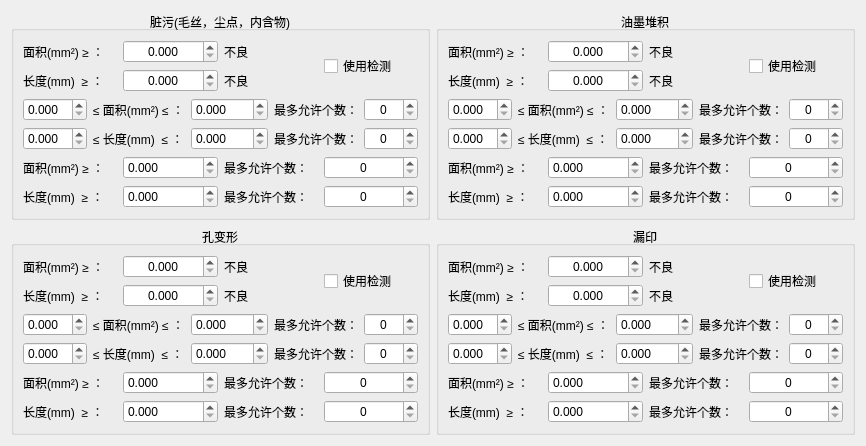
     <widget class="QWidget" name="tab_2">
      <attribute name="title">
       <string>5脏污，6油墨堆积，7孔变形，8漏印</string>
      </attribute>
      <layout class="QVBoxLayout" name="verticalLayout_14">
       <item>
        <layout class="QGridLayout" name="gridLayout_6">
         <item row="0" column="0">
          <widget class="QGroupBox" name="groupBox_5">
           <property name="title">
            <string>脏污(毛丝，尘点，内含物)</string>
           </property>
           <property name="alignment">
            <set>Qt::AlignCenter</set>
           </property>
           <layout class="QVBoxLayout" name="verticalLayout_5">
            <item>
             <layout class="QGridLayout" name="gridLayout_15">
              <item row="0" column="0">
               <widget class="QLabel" name="label_9">
                <property name="text">
                 <string>面积(mm²) ≥ ：</string>
                </property>
               </widget>
              </item>
              <item row="0" column="1">
               <widget class="QDoubleSpinBox" name="Smirch_area_max">
                <property name="alignment">
                 <set>Qt::AlignCenter</set>
                </property>
                <property name="decimals">
                 <number>3</number>
                </property>
                <property name="maximum">
                 <double>9999.000000000000000</double>
                </property>
               </widget>
              </item>
              <item row="0" column="2">
               <widget class="QLabel" name="label_10">
                <property name="text">
                 <string>不良</string>
                </property>
               </widget>
              </item>
              <item row="1" column="0">
               <widget class="QLabel" name="label_16">
                <property name="text">
                 <string>长度(mm)  ≥ ：</string>
                </property>
               </widget>
              </item>
              <item row="1" column="1">
               <widget class="QDoubleSpinBox" name="Smirch_len_max">
                <property name="alignment">
                 <set>Qt::AlignCenter</set>
                </property>
                <property name="decimals">
                 <number>3</number>
                </property>
                <property name="maximum">
                 <double>9999.000000000000000</double>
                </property>
               </widget>
              </item>
              <item row="1" column="2">
               <widget class="QLabel" name="label_17">
                <property name="text">
                 <string>不良</string>
                </property>
               </widget>
              </item>
              <item row="0" column="3" rowspan="2">
               <widget class="QCheckBox" name="Smirch_enable">
                <property name="text">
                 <string>使用检测</string>
                </property>
               </widget>
              </item>
             </layout>
            </item>
            <item>
             <layout class="QGridLayout" name="gridLayout_16">
              <item row="0" column="0">
               <widget class="QDoubleSpinBox" name="Smirch_ch_area_min">
                <property name="decimals">
                 <number>3</number>
                </property>
               </widget>
              </item>
              <item row="0" column="1">
               <widget class="QLabel" name="label_18">
                <property name="text">
                 <string>≤ 面积(mm²) ≤ ：</string>
                </property>
               </widget>
              </item>
              <item row="0" column="2">
               <widget class="QDoubleSpinBox" name="Smirch_ch_area_max">
                <property name="decimals">
                 <number>3</number>
                </property>
                <property name="maximum">
                 <double>9999.000000000000000</double>
                </property>
               </widget>
              </item>
              <item row="0" column="3">
               <widget class="QLabel" name="label_19">
                <property name="text">
                 <string>最多允许个数：</string>
                </property>
               </widget>
              </item>
              <item row="0" column="4">
               <widget class="QSpinBox" name="Smirch_ch_area_number">
                <property name="alignment">
                 <set>Qt::AlignCenter</set>
                </property>
                <property name="maximum">
                 <number>9999</number>
                </property>
               </widget>
              </item>
              <item row="1" column="0">
               <widget class="QDoubleSpinBox" name="Smirch_ch_len_min">
                <property name="decimals">
                 <number>3</number>
                </property>
               </widget>
              </item>
              <item row="1" column="1">
               <widget class="QLabel" name="label_52">
                <property name="text">
                 <string>≤ 长度(mm)  ≤ ：</string>
                </property>
               </widget>
              </item>
              <item row="1" column="2">
               <widget class="QDoubleSpinBox" name="Smirch_ch_len_max">
                <property name="decimals">
                 <number>3</number>
                </property>
                <property name="maximum">
                 <double>9999.000000000000000</double>
                </property>
               </widget>
              </item>
              <item row="1" column="3">
               <widget class="QLabel" name="label_53">
                <property name="text">
                 <string>最多允许个数：</string>
                </property>
               </widget>
              </item>
              <item row="1" column="4">
               <widget class="QSpinBox" name="Smirch_ch_len_number">
                <property name="alignment">
                 <set>Qt::AlignCenter</set>
                </property>
                <property name="maximum">
                 <number>9999</number>
                </property>
               </widget>
              </item>
             </layout>
            </item>
            <item>
             <layout class="QGridLayout" name="gridLayout_17">
              <item row="0" column="0">
               <widget class="QLabel" name="label_20">
                <property name="text">
                 <string>面积(mm²) ≥ ：</string>
                </property>
               </widget>
              </item>
              <item row="0" column="1">
               <widget class="QDoubleSpinBox" name="Smirch_ch_sec_area_max">
                <property name="decimals">
                 <number>3</number>
                </property>
                <property name="maximum">
                 <double>9999.000000000000000</double>
                </property>
               </widget>
              </item>
              <item row="0" column="2">
               <widget class="QLabel" name="label_21">
                <property name="text">
                 <string>最多允许个数：</string>
                </property>
               </widget>
              </item>
              <item row="0" column="3">
               <widget class="QSpinBox" name="Smirch_ch_sec_area_number">
                <property name="alignment">
                 <set>Qt::AlignCenter</set>
                </property>
                <property name="maximum">
                 <number>9999</number>
                </property>
               </widget>
              </item>
              <item row="1" column="0">
               <widget class="QLabel" name="label_56">
                <property name="text">
                 <string>长度(mm)  ≥ ：</string>
                </property>
               </widget>
              </item>
              <item row="1" column="1">
               <widget class="QDoubleSpinBox" name="Smirch_ch_sec_len_max">
                <property name="decimals">
                 <number>3</number>
                </property>
                <property name="maximum">
                 <double>9999.000000000000000</double>
                </property>
               </widget>
              </item>
              <item row="1" column="2">
               <widget class="QLabel" name="label_57">
                <property name="text">
                 <string>最多允许个数：</string>
                </property>
               </widget>
              </item>
              <item row="1" column="3">
               <widget class="QSpinBox" name="Smirch_ch_sec_len_number">
                <property name="alignment">
                 <set>Qt::AlignCenter</set>
                </property>
                <property name="maximum">
                 <number>9999</number>
                </property>
               </widget>
              </item>
             </layout>
            </item>
           </layout>
          </widget>
         </item>
         <item row="0" column="1">
          <widget class="QGroupBox" name="groupBox_6">
           <property name="title">
            <string>油墨堆积</string>
           </property>
           <property name="alignment">
            <set>Qt::AlignCenter</set>
           </property>
           <layout class="QVBoxLayout" name="verticalLayout_6">
            <item>
             <layout class="QGridLayout" name="gridLayout_18">
              <item row="0" column="0">
               <widget class="QLabel" name="label_60">
                <property name="text">
                 <string>面积(mm²) ≥ ：</string>
                </property>
               </widget>
              </item>
              <item row="0" column="1">
               <widget class="QDoubleSpinBox" name="AccuLnk_area_max">
                <property name="alignment">
                 <set>Qt::AlignCenter</set>
                </property>
                <property name="decimals">
                 <number>3</number>
                </property>
                <property name="maximum">
                 <double>9999.000000000000000</double>
                </property>
               </widget>
              </item>
              <item row="0" column="2">
               <widget class="QLabel" name="label_61">
                <property name="text">
                 <string>不良</string>
                </property>
               </widget>
              </item>
              <item row="1" column="0">
               <widget class="QLabel" name="label_62">
                <property name="text">
                 <string>长度(mm)  ≥ ：</string>
                </property>
               </widget>
              </item>
              <item row="1" column="1">
               <widget class="QDoubleSpinBox" name="AccuLnk_len_max">
                <property name="alignment">
                 <set>Qt::AlignCenter</set>
                </property>
                <property name="decimals">
                 <number>3</number>
                </property>
                <property name="maximum">
                 <double>9999.000000000000000</double>
                </property>
               </widget>
              </item>
              <item row="1" column="2">
               <widget class="QLabel" name="label_63">
                <property name="text">
                 <string>不良</string>
                </property>
               </widget>
              </item>
              <item row="0" column="3" rowspan="2">
               <widget class="QCheckBox" name="AccuLnk_enable">
                <property name="text">
                 <string>使用检测</string>
                </property>
               </widget>
              </item>
             </layout>
            </item>
            <item>
             <layout class="QGridLayout" name="gridLayout_19">
              <item row="1" column="1">
               <widget class="QLabel" name="label_66">
                <property name="text">
                 <string>≤ 长度(mm)  ≤ ：</string>
                </property>
               </widget>
              </item>
              <item row="0" column="0">
               <widget class="QDoubleSpinBox" name="AccuLnk_ch_area_min">
                <property name="decimals">
                 <number>3</number>
                </property>
               </widget>
              </item>
              <item row="1" column="3">
               <widget class="QLabel" name="label_67">
                <property name="text">
                 <string>最多允许个数：</string>
                </property>
               </widget>
              </item>
              <item row="1" column="4">
               <widget class="QSpinBox" name="AccuLnk_ch_len_number">
                <property name="alignment">
                 <set>Qt::AlignCenter</set>
                </property>
                <property name="maximum">
                 <number>9999</number>
                </property>
               </widget>
              </item>
              <item row="0" column="3">
               <widget class="QLabel" name="label_65">
                <property name="text">
                 <string>最多允许个数：</string>
                </property>
               </widget>
              </item>
              <item row="1" column="2">
               <widget class="QDoubleSpinBox" name="AccuLnk_ch_len_max">
                <property name="decimals">
                 <number>3</number>
                </property>
                <property name="maximum">
                 <double>9999.000000000000000</double>
                </property>
               </widget>
              </item>
              <item row="1" column="0">
               <widget class="QDoubleSpinBox" name="AccuLnk_ch_len_min">
                <property name="decimals">
                 <number>3</number>
                </property>
               </widget>
              </item>
              <item row="0" column="4">
               <widget class="QSpinBox" name="AccuLnk_ch_area_number">
                <property name="alignment">
                 <set>Qt::AlignCenter</set>
                </property>
                <property name="maximum">
                 <number>9999</number>
                </property>
               </widget>
              </item>
              <item row="0" column="2">
               <widget class="QDoubleSpinBox" name="AccuLnk_ch_area_max">
                <property name="decimals">
                 <number>3</number>
                </property>
                <property name="maximum">
                 <double>9999.000000000000000</double>
                </property>
               </widget>
              </item>
              <item row="0" column="1">
               <widget class="QLabel" name="label_64">
                <property name="text">
                 <string>≤ 面积(mm²) ≤ ：</string>
                </property>
               </widget>
              </item>
             </layout>
            </item>
            <item>
             <layout class="QGridLayout" name="gridLayout_20">
              <item row="0" column="0">
               <widget class="QLabel" name="label_68">
                <property name="text">
                 <string>面积(mm²) ≥ ：</string>
                </property>
               </widget>
              </item>
              <item row="0" column="1">
               <widget class="QDoubleSpinBox" name="AccuLnk_ch_sec_area_max">
                <property name="decimals">
                 <number>3</number>
                </property>
                <property name="maximum">
                 <double>9999.000000000000000</double>
                </property>
               </widget>
              </item>
              <item row="0" column="2">
               <widget class="QLabel" name="label_69">
                <property name="text">
                 <string>最多允许个数：</string>
                </property>
               </widget>
              </item>
              <item row="0" column="3">
               <widget class="QSpinBox" name="AccuLnk_ch_sec_area_number">
                <property name="alignment">
                 <set>Qt::AlignCenter</set>
                </property>
                <property name="maximum">
                 <number>9999</number>
                </property>
               </widget>
              </item>
              <item row="1" column="0">
               <widget class="QLabel" name="label_70">
                <property name="text">
                 <string>长度(mm)  ≥ ：</string>
                </property>
               </widget>
              </item>
              <item row="1" column="1">
               <widget class="QDoubleSpinBox" name="AccuLnk_ch_sec_len_max">
                <property name="decimals">
                 <number>3</number>
                </property>
                <property name="maximum">
                 <double>9999.000000000000000</double>
                </property>
               </widget>
              </item>
              <item row="1" column="2">
               <widget class="QLabel" name="label_71">
                <property name="text">
                 <string>最多允许个数：</string>
                </property>
               </widget>
              </item>
              <item row="1" column="3">
               <widget class="QSpinBox" name="AccuLnk_ch_sec_len_number">
                <property name="alignment">
                 <set>Qt::AlignCenter</set>
                </property>
                <property name="maximum">
                 <number>9999</number>
                </property>
               </widget>
              </item>
             </layout>
            </item>
           </layout>
          </widget>
         </item>
         <item row="1" column="0">
          <widget class="QGroupBox" name="groupBox_7">
           <property name="title">
            <string>孔变形</string>
           </property>
           <property name="alignment">
            <set>Qt::AlignCenter</set>
           </property>
           <layout class="QVBoxLayout" name="verticalLayout_7">
            <item>
             <layout class="QGridLayout" name="gridLayout_21">
              <item row="0" column="0">
               <widget class="QLabel" name="label_72">
                <property name="text">
                 <string>面积(mm²) ≥ ：</string>
                </property>
               </widget>
              </item>
              <item row="0" column="1">
               <widget class="QDoubleSpinBox" name="DistHole_area_max">
                <property name="alignment">
                 <set>Qt::AlignCenter</set>
                </property>
                <property name="decimals">
                 <number>3</number>
                </property>
                <property name="maximum">
                 <double>9999.000000000000000</double>
                </property>
               </widget>
              </item>
              <item row="0" column="2">
               <widget class="QLabel" name="label_73">
                <property name="text">
                 <string>不良</string>
                </property>
               </widget>
              </item>
              <item row="1" column="0">
               <widget class="QLabel" name="label_74">
                <property name="text">
                 <string>长度(mm)  ≥ ：</string>
                </property>
               </widget>
              </item>
              <item row="1" column="1">
               <widget class="QDoubleSpinBox" name="DistHole_len_max">
                <property name="alignment">
                 <set>Qt::AlignCenter</set>
                </property>
                <property name="decimals">
                 <number>3</number>
                </property>
                <property name="maximum">
                 <double>9999.000000000000000</double>
                </property>
               </widget>
              </item>
              <item row="1" column="2">
               <widget class="QLabel" name="label_75">
                <property name="text">
                 <string>不良</string>
                </property>
               </widget>
              </item>
              <item row="0" column="3" rowspan="2">
               <widget class="QCheckBox" name="DistHole_enable">
                <property name="text">
                 <string>使用检测</string>
                </property>
               </widget>
              </item>
             </layout>
            </item>
            <item>
             <layout class="QGridLayout" name="gridLayout_22">
              <item row="0" column="0">
               <widget class="QDoubleSpinBox" name="DistHole_ch_area_min">
                <property name="decimals">
                 <number>3</number>
                </property>
               </widget>
              </item>
              <item row="0" column="1">
               <widget class="QLabel" name="label_76">
                <property name="text">
                 <string>≤ 面积(mm²) ≤ ：</string>
                </property>
               </widget>
              </item>
              <item row="0" column="2">
               <widget class="QDoubleSpinBox" name="DistHole_ch_area_max">
                <property name="decimals">
                 <number>3</number>
                </property>
                <property name="maximum">
                 <double>9999.000000000000000</double>
                </property>
               </widget>
              </item>
              <item row="0" column="3">
               <widget class="QLabel" name="label_77">
                <property name="text">
                 <string>最多允许个数：</string>
                </property>
               </widget>
              </item>
              <item row="0" column="4">
               <widget class="QSpinBox" name="DistHole_ch_area_number">
                <property name="alignment">
                 <set>Qt::AlignCenter</set>
                </property>
                <property name="maximum">
                 <number>9999</number>
                </property>
               </widget>
              </item>
              <item row="1" column="0">
               <widget class="QDoubleSpinBox" name="DistHole_ch_len_min">
                <property name="decimals">
                 <number>3</number>
                </property>
               </widget>
              </item>
              <item row="1" column="1">
               <widget class="QLabel" name="label_78">
                <property name="text">
                 <string>≤ 长度(mm)  ≤ ：</string>
                </property>
               </widget>
              </item>
              <item row="1" column="2">
               <widget class="QDoubleSpinBox" name="DistHole_ch_len_max">
                <property name="decimals">
                 <number>3</number>
                </property>
                <property name="maximum">
                 <double>9999.000000000000000</double>
                </property>
               </widget>
              </item>
              <item row="1" column="3">
               <widget class="QLabel" name="label_79">
                <property name="text">
                 <string>最多允许个数：</string>
                </property>
               </widget>
              </item>
              <item row="1" column="4">
               <widget class="QSpinBox" name="DistHole_ch_len_number">
                <property name="alignment">
                 <set>Qt::AlignCenter</set>
                </property>
                <property name="maximum">
                 <number>9999</number>
                </property>
               </widget>
              </item>
             </layout>
            </item>
            <item>
             <layout class="QGridLayout" name="gridLayout_23">
              <item row="0" column="0">
               <widget class="QLabel" name="label_80">
                <property name="text">
                 <string>面积(mm²) ≥ ：</string>
                </property>
               </widget>
              </item>
              <item row="0" column="1">
               <widget class="QDoubleSpinBox" name="DistHole_ch_sec_area_max">
                <property name="decimals">
                 <number>3</number>
                </property>
                <property name="maximum">
                 <double>9999.000000000000000</double>
                </property>
               </widget>
              </item>
              <item row="0" column="2">
               <widget class="QLabel" name="label_81">
                <property name="text">
                 <string>最多允许个数：</string>
                </property>
               </widget>
              </item>
              <item row="0" column="3">
               <widget class="QSpinBox" name="DistHole_ch_sec_area_number">
                <property name="alignment">
                 <set>Qt::AlignCenter</set>
                </property>
                <property name="maximum">
                 <number>9999</number>
                </property>
               </widget>
              </item>
              <item row="1" column="0">
               <widget class="QLabel" name="label_82">
                <property name="text">
                 <string>长度(mm)  ≥ ：</string>
                </property>
               </widget>
              </item>
              <item row="1" column="1">
               <widget class="QDoubleSpinBox" name="DistHole_ch_sec_len_max">
                <property name="decimals">
                 <number>3</number>
                </property>
                <property name="maximum">
                 <double>9999.000000000000000</double>
                </property>
               </widget>
              </item>
              <item row="1" column="2">
               <widget class="QLabel" name="label_83">
                <property name="text">
                 <string>最多允许个数：</string>
                </property>
               </widget>
              </item>
              <item row="1" column="3">
               <widget class="QSpinBox" name="DistHole_ch_sec_len_number">
                <property name="alignment">
                 <set>Qt::AlignCenter</set>
                </property>
                <property name="maximum">
                 <number>9999</number>
                </property>
               </widget>
              </item>
             </layout>
            </item>
           </layout>
          </widget>
         </item>
         <item row="1" column="1">
          <widget class="QGroupBox" name="groupBox_8">
           <property name="title">
            <string>漏印</string>
           </property>
           <property name="alignment">
            <set>Qt::AlignCenter</set>
           </property>
           <layout class="QVBoxLayout" name="verticalLayout_8">
            <item>
             <layout class="QGridLayout" name="gridLayout_24">
              <item row="0" column="0">
               <widget class="QLabel" name="label_84">
                <property name="text">
                 <string>面积(mm²) ≥ ：</string>
                </property>
               </widget>
              </item>
              <item row="0" column="1">
               <widget class="QDoubleSpinBox" name="MisPrint_area_max">
                <property name="alignment">
                 <set>Qt::AlignCenter</set>
                </property>
                <property name="decimals">
                 <number>3</number>
                </property>
                <property name="maximum">
                 <double>9999.000000000000000</double>
                </property>
               </widget>
              </item>
              <item row="0" column="2">
               <widget class="QLabel" name="label_85">
                <property name="text">
                 <string>不良</string>
                </property>
               </widget>
              </item>
              <item row="1" column="0">
               <widget class="QLabel" name="label_86">
                <property name="text">
                 <string>长度(mm)  ≥ ：</string>
                </property>
               </widget>
              </item>
              <item row="1" column="1">
               <widget class="QDoubleSpinBox" name="MisPrint_len_max">
                <property name="alignment">
                 <set>Qt::AlignCenter</set>
                </property>
                <property name="decimals">
                 <number>3</number>
                </property>
                <property name="maximum">
                 <double>9999.000000000000000</double>
                </property>
               </widget>
              </item>
              <item row="1" column="2">
               <widget class="QLabel" name="label_87">
                <property name="text">
                 <string>不良</string>
                </property>
               </widget>
              </item>
              <item row="0" column="3" rowspan="2">
               <widget class="QCheckBox" name="MisPrint_enable">
                <property name="text">
                 <string>使用检测</string>
                </property>
               </widget>
              </item>
             </layout>
            </item>
            <item>
             <layout class="QGridLayout" name="gridLayout_25">
              <item row="1" column="1">
               <widget class="QLabel" name="label_88">
                <property name="text">
                 <string>≤ 长度(mm)  ≤ ：</string>
                </property>
               </widget>
              </item>
              <item row="0" column="0">
               <widget class="QDoubleSpinBox" name="MisPrint_ch_area_min">
                <property name="decimals">
                 <number>3</number>
                </property>
               </widget>
              </item>
              <item row="1" column="3">
               <widget class="QLabel" name="label_89">
                <property name="text">
                 <string>最多允许个数：</string>
                </property>
               </widget>
              </item>
              <item row="1" column="4">
               <widget class="QSpinBox" name="MisPrint_ch_len_number">
                <property name="alignment">
                 <set>Qt::AlignCenter</set>
                </property>
                <property name="maximum">
                 <number>9999</number>
                </property>
               </widget>
              </item>
              <item row="0" column="3">
               <widget class="QLabel" name="label_138">
                <property name="text">
                 <string>最多允许个数：</string>
                </property>
               </widget>
              </item>
              <item row="1" column="2">
               <widget class="QDoubleSpinBox" name="MisPrint_ch_len_max">
                <property name="decimals">
                 <number>3</number>
                </property>
                <property name="maximum">
                 <double>9999.000000000000000</double>
                </property>
               </widget>
              </item>
              <item row="1" column="0">
               <widget class="QDoubleSpinBox" name="MisPrint_ch_len_min">
                <property name="decimals">
                 <number>3</number>
                </property>
               </widget>
              </item>
              <item row="0" column="4">
               <widget class="QSpinBox" name="MisPrint_ch_area_number">
                <property name="alignment">
                 <set>Qt::AlignCenter</set>
                </property>
                <property name="maximum">
                 <number>9999</number>
                </property>
               </widget>
              </item>
              <item row="0" column="2">
               <widget class="QDoubleSpinBox" name="MisPrint_ch_area_max">
                <property name="decimals">
                 <number>3</number>
                </property>
                <property name="maximum">
                 <double>9999.000000000000000</double>
                </property>
               </widget>
              </item>
              <item row="0" column="1">
               <widget class="QLabel" name="label_139">
                <property name="text">
                 <string>≤ 面积(mm²) ≤ ：</string>
                </property>
               </widget>
              </item>
             </layout>
            </item>
            <item>
             <layout class="QGridLayout" name="gridLayout_26">
              <item row="0" column="0">
               <widget class="QLabel" name="label_140">
                <property name="text">
                 <string>面积(mm²) ≥ ：</string>
                </property>
               </widget>
              </item>
              <item row="0" column="1">
               <widget class="QDoubleSpinBox" name="MisPrint_ch_sec_area_max">
                <property name="decimals">
                 <number>3</number>
                </property>
                <property name="maximum">
                 <double>9999.000000000000000</double>
                </property>
               </widget>
              </item>
              <item row="0" column="2">
               <widget class="QLabel" name="label_141">
                <property name="text">
                 <string>最多允许个数：</string>
                </property>
               </widget>
              </item>
              <item row="0" column="3">
               <widget class="QSpinBox" name="MisPrint_ch_sec_area_number">
                <property name="alignment">
                 <set>Qt::AlignCenter</set>
                </property>
                <property name="maximum">
                 <number>9999</number>
                </property>
               </widget>
              </item>
              <item row="1" column="0">
               <widget class="QLabel" name="label_142">
                <property name="text">
                 <string>长度(mm)  ≥ ：</string>
                </property>
               </widget>
              </item>
              <item row="1" column="1">
               <widget class="QDoubleSpinBox" name="MisPrint_ch_sec_len_max">
                <property name="decimals">
                 <number>3</number>
                </property>
                <property name="maximum">
                 <double>9999.000000000000000</double>
                </property>
               </widget>
              </item>
              <item row="1" column="2">
               <widget class="QLabel" name="label_143">
                <property name="text">
                 <string>最多允许个数：</string>
                </property>
               </widget>
              </item>
              <item row="1" column="3">
               <widget class="QSpinBox" name="MisPrint_ch_sec_len_number">
                <property name="alignment">
                 <set>Qt::AlignCenter</set>
                </property>
                <property name="maximum">
                 <number>9999</number>
                </property>
               </widget>
              </item>
             </layout>
            </item>
           </layout>
          </widget>
         </item>
        </layout>
       </item>
      </layout>
     </widget>
